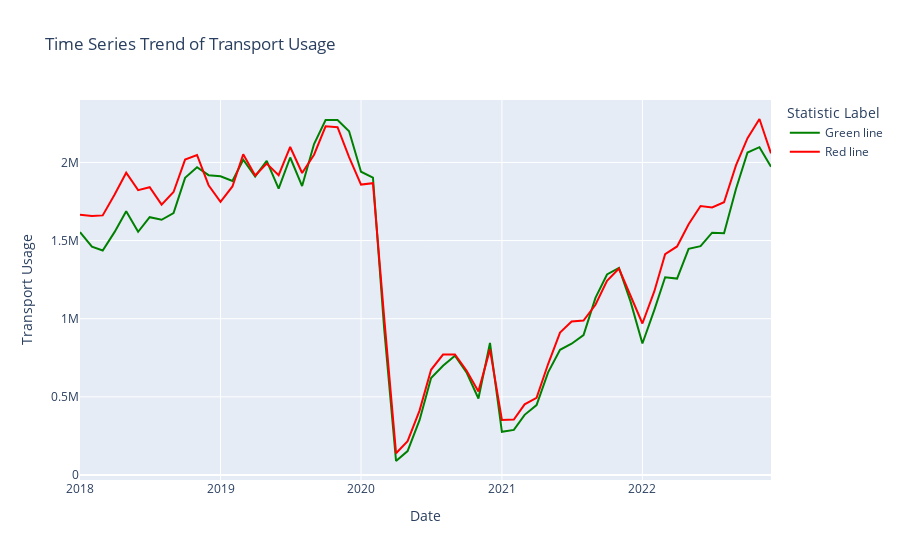
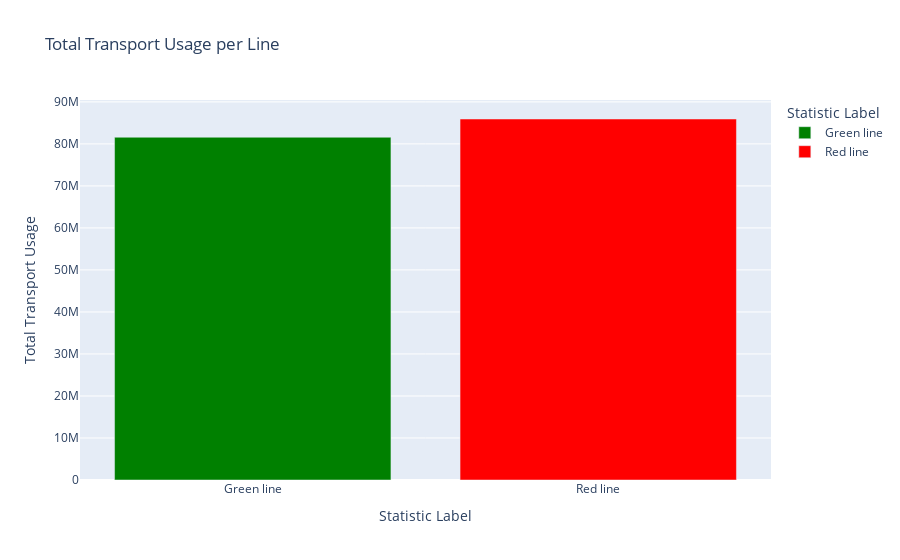
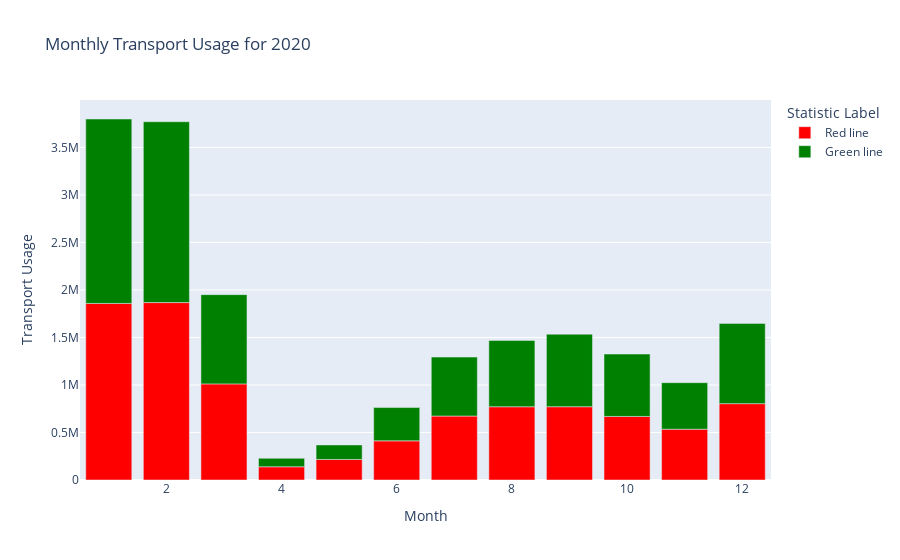

Notebook code cell kept with these figures, in order:
### Code cell
time_series_data = luas_passenger_df.groupby(['Year-Month', 'Statistic Label']).agg({'VALUE': 'sum'}).reset_index()

# Time Series Plot
fig_time_series_colored = px.line(time_series_data, x='Year-Month', y='VALUE', color='Statistic Label',
                                  title='Time Series Trend of Transport Usage',
                                  labels={'VALUE': 'Transport Usage', 'Year-Month': 'Date'},
                                  color_discrete_map={'Red line': 'red', 'Green line': 'green'})

# Preparing data for comparative bar chart
total_usage_per_line = luas_passenger_df.groupby('Statistic Label').agg({'VALUE': 'sum'}).reset_index()

# Comparative Bar Chart
fig_bar_chart_colored = px.bar(total_usage_per_line, x='Statistic Label', y='VALUE',
                               title='Total Transport Usage per Line',
                               labels={'VALUE': 'Total Transport Usage'},
                               color='Statistic Label',
                               color_discrete_map={'Red line': 'red', 'Green line': 'green'})

default_year = 2020
monthly_data_default_year = luas_passenger_df[luas_passenger_df['Year'] == default_year]

fig_monthly_trend_colored = px.bar(monthly_data_default_year, x='Month', y='VALUE', color='Statistic Label',
                                   title=f'Monthly Transport Usage for {default_year}',
                                   labels={'VALUE': 'Transport Usage', 'Month': 'Month'},
                                   color_discrete_map={'Red line': 'red', 'Green line': 'green'})

# Displaying the visualizations
fig_time_series_colored.show()
fig_bar_chart_colored.show()
fig_monthly_trend_colored.show()

### Figure 1 — Plotly figure (JSON) as saved in the notebook; plotly's stock layout.template omitted (floating-point values rounded to 4 significant figures)
{"data": [{"hovertemplate": "Statistic Label=Green line<br>Date=%{x}<br>Transport Usage=%{y}<extra></extra>", "legendgroup": "Green line", "line": {"color": "green", "dash": "solid"}, "marker": {"symbol": "circle"}, "mode": "lines", "name": "Green line", "orientation": "v", "showlegend": true, "type": "scatter", "x": ["2018-01-01T00:00:00", "2018-02-01T00:00:00", "2018-03-01T00:00:00", "2018-04-01T00:00:00", "2018-05-01T00:00:00", "2018-06-01T00:00:00", "2018-07-01T00:00:00", "2018-08-01T00:00:00", "2018-09-01T00:00:00", "2018-10-01T00:00:00", "2018-11-01T00:00:00", "2018-12-01T00:00:00", "2019-01-01T00:00:00", "2019-02-01T00:00:00", "2019-03-01T00:00:00", "2019-04-01T00:00:00", "2019-05-01T00:00:00", "2019-06-01T00:00:00", "2019-07-01T00:00:00", "2019-08-01T00:00:00", "2019-09-01T00:00:00", "2019-10-01T00:00:00", "2019-11-01T00:00:00", "2019-12-01T00:00:00", "2020-01-01T00:00:00", "2020-02-01T00:00:00", "2020-03-01T00:00:00", "2020-04-01T00:00:00", "2020-05-01T00:00:00", "2020-06-01T00:00:00", "2020-07-01T00:00:00", "2020-08-01T00:00:00", "2020-09-01T00:00:00", "2020-10-01T00:00:00", "2020-11-01T00:00:00", "2020-12-01T00:00:00", "2021-01-01T00:00:00", "2021-02-01T00:00:00", "2021-03-01T00:00:00", "2021-04-01T00:00:00", "2021-05-01T00:00:00", "2021-06-01T00:00:00", "2021-07-01T00:00:00", "2021-08-01T00:00:00", "2021-09-01T00:00:00", "2021-10-01T00:00:00", "2021-11-01T00:00:00", "2021-12-01T00:00:00", "2022-01-01T00:00:00", "2022-02-01T00:00:00", "2022-03-01T00:00:00", "2022-04-01T00:00:00", "2022-05-01T00:00:00", "2022-06-01T00:00:00", "2022-07-01T00:00:00", "2022-08-01T00:00:00", "2022-09-01T00:00:00", "2022-10-01T00:00:00", "2022-11-01T00:00:00", "2022-12-01T00:00:00"], "xaxis": "x", "y": [1554153, 1460727, 1436472, 1555631, 1687785, 1556250, 1649329, 1633035, 1676454, 1901587, 1969820, 1918456, 1911221, 1881251, 2017037, 1910278, 2010593, 1832037, 2031550, 1848823, 2117538, 2271134, 2270870, 2199155, 1940809, 1903333, 939226, 89358, 152570, 350566, 620358, 698594, 763488, 656545, 489420, 844601, 276338, 288432, 384872, 446763, 656776, 800627, 839771, 895343, 1133233, 1282900, 1325204, 1110766, 841008, 1056223, 1265085, 1256819, 1447252, 1464477, 1550461, 1547295, 1830015, 2063739, 2097731, 1972696], "yaxis": "y"}, {"hovertemplate": "Statistic Label=Red line<br>Date=%{x}<br>Transport Usage=%{y}<extra></extra>", "legendgroup": "Red line", "line": {"color": "red", "dash": "solid"}, "marker": {"symbol": "circle"}, "mode": "lines", "name": "Red line", "orientation": "v", "showlegend": true, "type": "scatter", "x": ["2018-01-01T00:00:00", "2018-02-01T00:00:00", "2018-03-01T00:00:00", "2018-04-01T00:00:00", "2018-05-01T00:00:00", "2018-06-01T00:00:00", "2018-07-01T00:00:00", "2018-08-01T00:00:00", "2018-09-01T00:00:00", "2018-10-01T00:00:00", "2018-11-01T00:00:00", "2018-12-01T00:00:00", "2019-01-01T00:00:00", "2019-02-01T00:00:00", "2019-03-01T00:00:00", "2019-04-01T00:00:00", "2019-05-01T00:00:00", "2019-06-01T00:00:00", "2019-07-01T00:00:00", "2019-08-01T00:00:00", "2019-09-01T00:00:00", "2019-10-01T00:00:00", "2019-11-01T00:00:00", "2019-12-01T00:00:00", "2020-01-01T00:00:00", "2020-02-01T00:00:00", "2020-03-01T00:00:00", "2020-04-01T00:00:00", "2020-05-01T00:00:00", "2020-06-01T00:00:00", "2020-07-01T00:00:00", "2020-08-01T00:00:00", "2020-09-01T00:00:00", "2020-10-01T00:00:00", "2020-11-01T00:00:00", "2020-12-01T00:00:00", "2021-01-01T00:00:00", "2021-02-01T00:00:00", "2021-03-01T00:00:00", "2021-04-01T00:00:00", "2021-05-01T00:00:00", "2021-06-01T00:00:00", "2021-07-01T00:00:00", "2021-08-01T00:00:00", "2021-09-01T00:00:00", "2021-10-01T00:00:00", "2021-11-01T00:00:00", "2021-12-01T00:00:00", "2022-01-01T00:00:00", "2022-02-01T00:00:00", "2022-03-01T00:00:00", "2022-04-01T00:00:00", "2022-05-01T00:00:00", "2022-06-01T00:00:00", "2022-07-01T00:00:00", "2022-08-01T00:00:00", "2022-09-01T00:00:00", "2022-10-01T00:00:00", "2022-11-01T00:00:00", "2022-12-01T00:00:00"], "xaxis": "x", "y": [1664495, 1657562, 1661098, 1794424, 1934553, 1822500, 1841184, 1730239, 1810919, 2018390, 2047747, 1854156, 1747263, 1846358, 2052087, 1916485, 1992879, 1918687, 2099060, 1932572, 2049264, 2231185, 2225847, 2034057, 1858367, 1867159, 1011517, 139275, 216344, 411810, 673121, 770756, 771302, 669016, 534799, 803723, 352365, 355048, 452062, 493663, 709791, 911520, 981765, 988157, 1089179, 1242676, 1321130, 1142937, 969269, 1175851, 1412504, 1462424, 1604768, 1720853, 1712030, 1744936, 1981078, 2155385, 2277974, 2058002], "yaxis": "y"}], "layout": {"legend": {"title": {"text": "Statistic Label"}, "tracegroupgap": 0}, "title": {"text": "Time Series Trend of Transport Usage"}, "xaxis": {"anchor": "y", "domain": [0, 1], "title": {"text": "Date"}}, "yaxis": {"anchor": "x", "domain": [0, 1], "title": {"text": "Transport Usage"}}}}

### Figure 2 — Plotly figure (JSON) as saved in the notebook; plotly's stock layout.template omitted (floating-point values rounded to 4 significant figures)
{"data": [{"alignmentgroup": "True", "hovertemplate": "Statistic Label=%{x}<br>Total Transport Usage=%{y}<extra></extra>", "legendgroup": "Green line", "marker": {"color": "green", "pattern": {"shape": ""}}, "name": "Green line", "offsetgroup": "Green line", "orientation": "v", "showlegend": true, "textposition": "auto", "type": "bar", "x": ["Green line"], "xaxis": "x", "y": [81583880], "yaxis": "y"}, {"alignmentgroup": "True", "hovertemplate": "Statistic Label=%{x}<br>Total Transport Usage=%{y}<extra></extra>", "legendgroup": "Red line", "marker": {"color": "red", "pattern": {"shape": ""}}, "name": "Red line", "offsetgroup": "Red line", "orientation": "v", "showlegend": true, "textposition": "auto", "type": "bar", "x": ["Red line"], "xaxis": "x", "y": [85925567], "yaxis": "y"}], "layout": {"barmode": "relative", "legend": {"title": {"text": "Statistic Label"}, "tracegroupgap": 0}, "title": {"text": "Total Transport Usage per Line"}, "xaxis": {"anchor": "y", "categoryarray": ["Green line", "Red line"], "categoryorder": "array", "domain": [0, 1], "title": {"text": "Statistic Label"}}, "yaxis": {"anchor": "x", "domain": [0, 1], "title": {"text": "Total Transport Usage"}}}}

### Figure 3 — Plotly figure (JSON) as saved in the notebook; plotly's stock layout.template omitted (floating-point values rounded to 4 significant figures)
{"data": [{"alignmentgroup": "True", "hovertemplate": "Statistic Label=Red line<br>Month=%{x}<br>Transport Usage=%{y}<extra></extra>", "legendgroup": "Red line", "marker": {"color": "red", "pattern": {"shape": ""}}, "name": "Red line", "offsetgroup": "Red line", "orientation": "v", "showlegend": true, "textposition": "auto", "type": "bar", "x": [1, 2, 3, 4, 5, 6, 7, 8, 9, 10, 11, 12], "xaxis": "x", "y": [1858367, 1867159, 1011517, 139275, 216344, 411810, 673121, 770756, 771302, 669016, 534799, 803723], "yaxis": "y"}, {"alignmentgroup": "True", "hovertemplate": "Statistic Label=Green line<br>Month=%{x}<br>Transport Usage=%{y}<extra></extra>", "legendgroup": "Green line", "marker": {"color": "green", "pattern": {"shape": ""}}, "name": "Green line", "offsetgroup": "Green line", "orientation": "v", "showlegend": true, "textposition": "auto", "type": "bar", "x": [1, 2, 3, 4, 5, 6, 7, 8, 9, 10, 11, 12], "xaxis": "x", "y": [1940809, 1903333, 939226, 89358, 152570, 350566, 620358, 698594, 763488, 656545, 489420, 844601], "yaxis": "y"}], "layout": {"barmode": "relative", "legend": {"title": {"text": "Statistic Label"}, "tracegroupgap": 0}, "title": {"text": "Monthly Transport Usage for 2020"}, "xaxis": {"anchor": "y", "domain": [0, 1], "title": {"text": "Month"}}, "yaxis": {"anchor": "x", "domain": [0, 1], "title": {"text": "Transport Usage"}}}}
